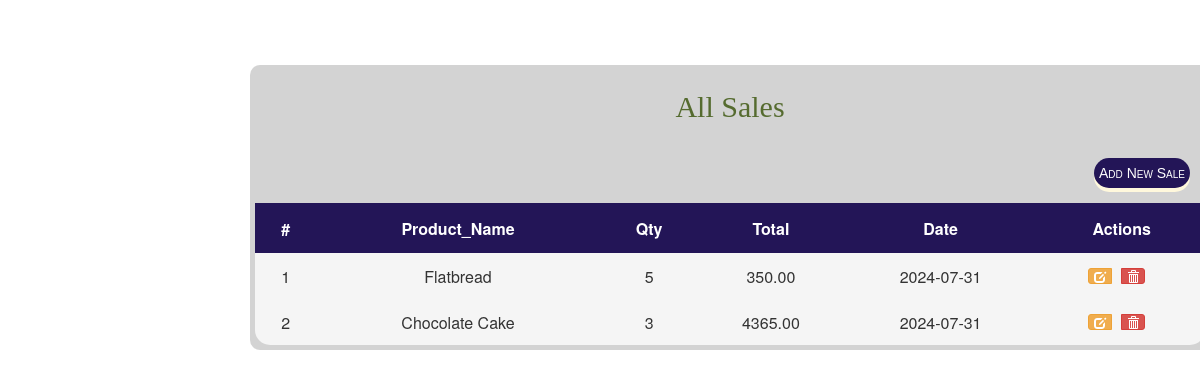
The page /sales.php on the database its author committed.
### tables this page shows
CREATE TABLE `sales` (
  `id` int(11) UNSIGNED NOT NULL,
  `product_id` int(11) UNSIGNED NOT NULL,
  `qty` int(11) NOT NULL,
  `price` decimal(25,2) NOT NULL,
  `date` date NOT NULL
);

CREATE TABLE `products` (
  `id` int(11) UNSIGNED NOT NULL,
  `name` varchar(255) NOT NULL,
  `quantity` int(50) DEFAULT NULL,
  `sale_price` decimal(25,2) NOT NULL,
  `date` datetime NOT NULL
);

### includes/newsql.php (called while the page is built, shortened)
<?php
  require_once('includes/load.php');
function find_by_sql($sql)
{
  global $db;
  $result= $db->query($sql);
  $result_set= $db->while_loop($result);
 return $result_set;
}
function find_all_sale(){
  $sql= "SELECT s.id, s.qty, s.price, s.date, p.name FROM sales s LEFT JOIN products p ON s.product_id= p.id ORDER BY s.date DESC";
  return find_by_sql($sql);
}
 ?>

### includes/database.php (called while the page is built, shortened)
<?php
class MySqli_DB {
    private $con;
    function db_connect()
{
  $this->con = mysqli_connect(DB_HOST,DB_USER,DB_PASS);
  if(!$this->con)
         {
           die(" Database connection failed:". mysqli_connect_error());
         } else {
           $select_db = $this->con->select_db(DB_NAME);
         }
}
function query($sql)
   {
      if (trim($sql != "")) {
          $this->query_id = $this->con->query($sql);
      }
       return $this->query_id;
   }
   function fetch_array($statement){
  return mysqli_fetch_array($statement);
}
 function while_loop($loop){
   $results = array();
   while ($result = $this->fetch_array($loop)) {
      $results[] = $result;
   }
 return $results;
}
}
$db = new MySqli_DB();
?>

### includes/newFunction.php (called while the page is built, shortened)
<?php
  function count_id(){
  static $count = 1;
  return $count++;
  }
function remove_junk($str){
    $str = nl2br($str);
    $str = htmlspecialchars(strip_tags($str, ENT_QUOTES));
    return $str;
}
?>

### sales.php (the view, shortened to what this page needs)
<?php
    include_once("layouts/newheader.php");
    $sales=find_all_sale();
?>
<div class="prdctdiv">
    <h3>All Sales</h3>
  <div class="prdct_hd">
    <form method="post" action="newsale.php">
      <button type="submit" class="btn btn-outline-success">Add New Sale</button>
    </form>
  </div>
  <table>
    <tr>
      <th>#</th>
      <th>Product_Name</th>
      <th>Qty</th>
      <th>Total</th>
      <th>Date</th>
      <th>Actions</th>
    </tr>
    <?php foreach ($sales as $sale):?>
    <tr>
      <td class="text-center"><?php echo count_id();?></td>
      <td><?php echo remove_junk($sale['name']); ?></td>
      <td class="text-center"><?php echo (int)$sale['qty']; ?></td>
      <td class="text-center"><?php echo remove_junk($sale['price']); ?></td>
      <td class="text-center"><?php echo $sale['date']; ?></td>
      <td class="text-center">
        <div class="btn-group">
          <a href="edit_sale.php?id=<?php echo (int)$sale['id'];?>" class="btn btn-warning btn-xs"  title="Edit" data-toggle="tooltip">
            <span class="glyphicon glyphicon-edit"></span>
          </a>
          <a href="delete_sale.php?id=<?php echo (int)$sale['id'];?>" class="btn btn-danger btn-xs"  title="Delete" data-toggle="tooltip">
            <span class="glyphicon glyphicon-trash"></span>
          </a>
        </div>
      </td>
    </tr>
    <?php endforeach;?>
  </table>
</div>
<?php include_once('layouts/newfooter.php'); ?>

### css/newstylesheet.css (style rules this page uses)
.prdctdiv table { border-radius: 15px; width: 100%; background-color: whitesmoke; text-align: center; }
.prdctdiv table th { text-align: center; padding: 10; }
.prdctdiv table td { padding: 5; text-align: center; }
.prdct_hd { padding: 5; float: right; }
.prdctdiv { display: inline-block; width: 80%; padding: 5px; margin-left: 250px; margin-top: 65px; background-color: lightgray; border-radius: 10px; }
.prdctdiv form button { padding: 5px; font-family:'Trebuchet MS', 'Lucida Sans Unicode', 'Lucida Grande', 'Lucida Sans', Arial, sans-serif; font-variant: small-caps; float: right; margin:10px ; }
.prdctdiv h3 { text-align: center; font-family: cursive; font-size: 30px; color: darkolivegreen; margin: 20px; }
.prdctdiv a { margin: 10px; }
.prdctdiv form button { text-align: center; cursor: pointer; outline: none; color: white; background-color: #231557; border: none; border-radius: 15px; box-shadow: 0 4px cornsilk; }
.prdctdiv th { background-color: #231557; color:#fff; height: 50px; }

### rows shown on the page
sales: count_id "1", product.name "Flatbread", qty "5", price "350.00", date "2024-07-31"
sales: count_id "2", product.name "Chocolate Cake", qty "3", price "4365.00", date "2024-07-31"
